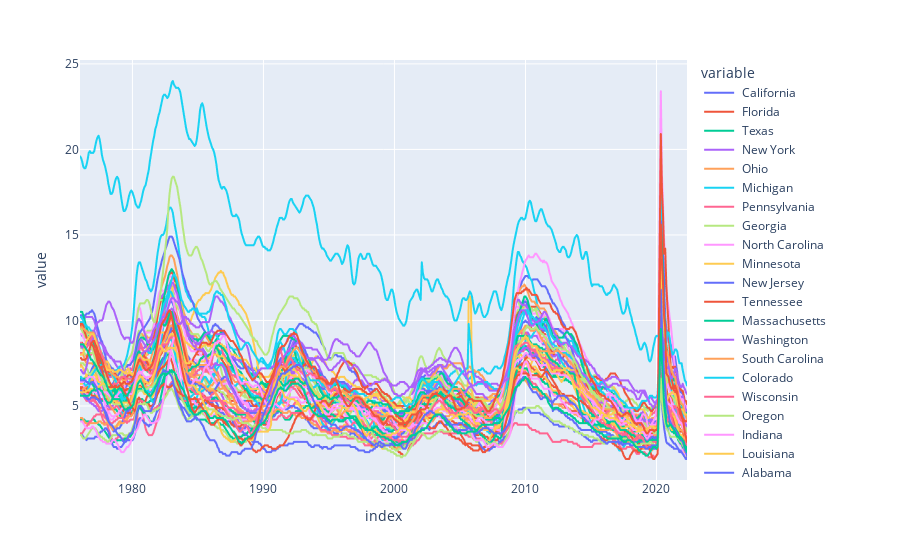

Notebook code for this chart:
### Code cell
#plot States Unemployment Rate
px.line(unemp_states)

### Figure 1 — Plotly figure (JSON) as saved in the notebook; plotly's stock layout.template omitted (floating-point values rounded to 4 significant figures; data arrays with more than 128 entries replaced by an {"elided": "..."} marker saying what was removed)
{"data": [{"hovertemplate": "variable= California<br>index=%{x}<br>value=%{y}<extra></extra>", "legendgroup": " California", "line": {"color": "#636efa", "dash": "solid"}, "marker": {"symbol": "circle"}, "mode": "lines", "name": " California", "showlegend": true, "type": "scattergl", "x": {"elided": "555 str values"}, "xaxis": "x", "y": {"elided": "555 float values"}, "yaxis": "y"}, {"hovertemplate": "variable= Florida<br>index=%{x}<br>value=%{y}<extra></extra>", "legendgroup": " Florida", "line": {"color": "#EF553B", "dash": "solid"}, "marker": {"symbol": "circle"}, "mode": "lines", "name": " Florida", "showlegend": true, "type": "scattergl", "x": {"elided": "555 str values"}, "xaxis": "x", "y": {"elided": "555 float values"}, "yaxis": "y"}, {"hovertemplate": "variable= Texas<br>index=%{x}<br>value=%{y}<extra></extra>", "legendgroup": " Texas", "line": {"color": "#00cc96", "dash": "solid"}, "marker": {"symbol": "circle"}, "mode": "lines", "name": " Texas", "showlegend": true, "type": "scattergl", "x": {"elided": "555 str values"}, "xaxis": "x", "y": {"elided": "555 float values"}, "yaxis": "y"}, {"hovertemplate": "variable= New York<br>index=%{x}<br>value=%{y}<extra></extra>", "legendgroup": " New York", "line": {"color": "#ab63fa", "dash": "solid"}, "marker": {"symbol": "circle"}, "mode": "lines", "name": " New York", "showlegend": true, "type": "scattergl", "x": {"elided": "555 str values"}, "xaxis": "x", "y": {"elided": "555 float values"}, "yaxis": "y"}, {"hovertemplate": "variable= Ohio<br>index=%{x}<br>value=%{y}<extra></extra>", "legendgroup": " Ohio", "line": {"color": "#FFA15A", "dash": "solid"}, "marker": {"symbol": "circle"}, "mode": "lines", "name": " Ohio", "showlegend": true, "type": "scattergl", "x": {"elided": "555 str values"}, "xaxis": "x", "y": {"elided": "555 float values"}, "yaxis": "y"}, {"hovertemplate": "variable= Michigan<br>index=%{x}<br>value=%{y}<extra></extra>", "legendgroup": " Michigan", "line": {"color": "#19d3f3", "dash": "solid"}, "marker": {"symbol": "circle"}, "mode": "lines", "name": " Michigan", "showlegend": true, "type": "scattergl", "x": {"elided": "555 str values"}, "xaxis": "x", "y": {"elided": "555 float values"}, "yaxis": "y"}, {"hovertemplate": "variable= Pennsylvania<br>index=%{x}<br>value=%{y}<extra></extra>", "legendgroup": " Pennsylvania", "line": {"color": "#FF6692", "dash": "solid"}, "marker": {"symbol": "circle"}, "mode": "lines", "name": " Pennsylvania", "showlegend": true, "type": "scattergl", "x": {"elided": "555 str values"}, "xaxis": "x", "y": {"elided": "555 float values"}, "yaxis": "y"}, {"hovertemplate": "variable= Georgia<br>index=%{x}<br>value=%{y}<extra></extra>", "legendgroup": " Georgia", "line": {"color": "#B6E880", "dash": "solid"}, "marker": {"symbol": "circle"}, "mode": "lines", "name": " Georgia", "showlegend": true, "type": "scattergl", "x": {"elided": "555 str values"}, "xaxis": "x", "y": {"elided": "555 float values"}, "yaxis": "y"}, {"hovertemplate": "variable= North Carolina<br>index=%{x}<br>value=%{y}<extra></extra>", "legendgroup": " North Carolina", "line": {"color": "#FF97FF", "dash": "solid"}, "marker": {"symbol": "circle"}, "mode": "lines", "name": " North Carolina", "showlegend": true, "type": "scattergl", "x": {"elided": "555 str values"}, "xaxis": "x", "y": {"elided": "555 float values"}, "yaxis": "y"}, {"hovertemplate": "variable= Minnesota<br>index=%{x}<br>value=%{y}<extra></extra>", "legendgroup": " Minnesota", "line": {"color": "#FECB52", "dash": "solid"}, "marker": {"symbol": "circle"}, "mode": "lines", "name": " Minnesota", "showlegend": true, "type": "scattergl", "x": {"elided": "555 str values"}, "xaxis": "x", "y": {"elided": "555 float values"}, "yaxis": "y"}, {"hovertemplate": "variable= New Jersey<br>index=%{x}<br>value=%{y}<extra></extra>", "legendgroup": " New Jersey", "line": {"color": "#636efa", "dash": "solid"}, "marker": {"symbol": "circle"}, "mode": "lines", "name": " New Jersey", "showlegend": true, "type": "scattergl", "x": {"elided": "555 str values"}, "xaxis": "x", "y": {"elided": "555 float values"}, "yaxis": "y"}, {"hovertemplate": "variable= Tennessee<br>index=%{x}<br>value=%{y}<extra></extra>", "legendgroup": " Tennessee", "line": {"color": "#EF553B", "dash": "solid"}, "marker": {"symbol": "circle"}, "mode": "lines", "name": " Tennessee", "showlegend": true, "type": "scattergl", "x": {"elided": "555 str values"}, "xaxis": "x", "y": {"elided": "555 float values"}, "yaxis": "y"}, {"hovertemplate": "variable= Massachusetts<br>index=%{x}<br>value=%{y}<extra></extra>", "legendgroup": " Massachusetts", "line": {"color": "#00cc96", "dash": "solid"}, "marker": {"symbol": "circle"}, "mode": "lines", "name": " Massachusetts", "showlegend": true, "type": "scattergl", "x": {"elided": "555 str values"}, "xaxis": "x", "y": {"elided": "555 float values"}, "yaxis": "y"}, {"hovertemplate": "variable= Washington<br>index=%{x}<br>value=%{y}<extra></extra>", "legendgroup": " Washington", "line": {"color": "#ab63fa", "dash": "solid"}, "marker": {"symbol": "circle"}, "mode": "lines", "name": " Washington", "showlegend": true, "type": "scattergl", "x": {"elided": "555 str values"}, "xaxis": "x", "y": {"elided": "555 float values"}, "yaxis": "y"}, {"hovertemplate": "variable= South Carolina<br>index=%{x}<br>value=%{y}<extra></extra>", "legendgroup": " South Carolina", "line": {"color": "#FFA15A", "dash": "solid"}, "marker": {"symbol": "circle"}, "mode": "lines", "name": " South Carolina", "showlegend": true, "type": "scattergl", "x": {"elided": "555 str values"}, "xaxis": "x", "y": {"elided": "555 float values"}, "yaxis": "y"}, {"hovertemplate": "variable= Colorado<br>index=%{x}<br>value=%{y}<extra></extra>", "legendgroup": " Colorado", "line": {"color": "#19d3f3", "dash": "solid"}, "marker": {"symbol": "circle"}, "mode": "lines", "name": " Colorado", "showlegend": true, "type": "scattergl", "x": {"elided": "555 str values"}, "xaxis": "x", "y": {"elided": "555 float values"}, "yaxis": "y"}, {"hovertemplate": "variable= Wisconsin<br>index=%{x}<br>value=%{y}<extra></extra>", "legendgroup": " Wisconsin", "line": {"color": "#FF6692", "dash": "solid"}, "marker": {"symbol": "circle"}, "mode": "lines", "name": " Wisconsin", "showlegend": true, "type": "scattergl", "x": {"elided": "555 str values"}, "xaxis": "x", "y": {"elided": "555 float values"}, "yaxis": "y"}, {"hovertemplate": "variable= Oregon<br>index=%{x}<br>value=%{y}<extra></extra>", "legendgroup": " Oregon", "line": {"color": "#B6E880", "dash": "solid"}, "marker": {"symbol": "circle"}, "mode": "lines", "name": " Oregon", "showlegend": true, "type": "scattergl", "x": {"elided": "555 str values"}, "xaxis": "x", "y": {"elided": "555 float values"}, "yaxis": "y"}, {"hovertemplate": "variable= Indiana<br>index=%{x}<br>value=%{y}<extra></extra>", "legendgroup": " Indiana", "line": {"color": "#FF97FF", "dash": "solid"}, "marker": {"symbol": "circle"}, "mode": "lines", "name": " Indiana", "showlegend": true, "type": "scattergl", "x": {"elided": "555 str values"}, "xaxis": "x", "y": {"elided": "555 float values"}, "yaxis": "y"}, {"hovertemplate": "variable= Louisiana<br>index=%{x}<br>value=%{y}<extra></extra>", "legendgroup": " Louisiana", "line": {"color": "#FECB52", "dash": "solid"}, "marker": {"symbol": "circle"}, "mode": "lines", "name": " Louisiana", "showlegend": true, "type": "scattergl", "x": {"elided": "555 str values"}, "xaxis": "x", "y": {"elided": "555 float values"}, "yaxis": "y"}, {"hovertemplate": "variable= Alabama<br>index=%{x}<br>value=%{y}<extra></extra>", "legendgroup": " Alabama", "line": {"color": "#636efa", "dash": "solid"}, "marker": {"symbol": "circle"}, "mode": "lines", "name": " Alabama", "showlegend": true, "type": "scattergl", "x": {"elided": "555 str values"}, "xaxis": "x", "y": {"elided": "555 float values"}, "yaxis": "y"}, {"hovertemplate": "variable= Virginia<br>index=%{x}<br>value=%{y}<extra></extra>", "legendgroup": " Virginia", "line": {"color": "#EF553B", "dash": "solid"}, "marker": {"symbol": "circle"}, "mode": "lines", "name": " Virginia", "showlegend": true, "type": "scattergl", "x": {"elided": "555 str values"}, "xaxis": "x", "y": {"elided": "555 float values"}, "yaxis": "y"}, {"hovertemplate": "variable= Illinois<br>index=%{x}<br>value=%{y}<extra></extra>", "legendgroup": " Illinois", "line": {"color": "#00cc96", "dash": "solid"}, "marker": {"symbol": "circle"}, "mode": "lines", "name": " Illinois", "showlegend": true, "type": "scattergl", "x": {"elided": "555 str values"}, "xaxis": "x", "y": {"elided": "555 float values"}, "yaxis": "y"}, {"hovertemplate": "variable= Kentucky<br>index=%{x}<br>value=%{y}<extra></extra>", "legendgroup": " Kentucky", "line": {"color": "#ab63fa", "dash": "solid"}, "marker": {"symbol": "circle"}, "mode": "lines", "name": " Kentucky", "showlegend": true, "type": "scattergl", "x": {"elided": "555 str values"}, "xaxis": "x", "y": {"elided": "555 float values"}, "yaxis": "y"}, {"hovertemplate": "variable= Missouri<br>index=%{x}<br>value=%{y}<extra></extra>", "legendgroup": " Missouri", "line": {"color": "#FFA15A", "dash": "solid"}, "marker": {"symbol": "circle"}, "mode": "lines", "name": " Missouri", "showlegend": true, "type": "scattergl", "x": {"elided": "555 str values"}, "xaxis": "x", "y": {"elided": "555 float values"}, "yaxis": "y"}, {"hovertemplate": "variable= Arizona<br>index=%{x}<br>value=%{y}<extra></extra>", "legendgroup": " Arizona", "line": {"color": "#19d3f3", "dash": "solid"}, "marker": {"symbol": "circle"}, "mode": "lines", "name": " Arizona", "showlegend": true, "type": "scattergl", "x": {"elided": "555 str values"}, "xaxis": "x", "y": {"elided": "555 float values"}, "yaxis": "y"}, {"hovertemplate": "variable= Oklahoma<br>index=%{x}<br>value=%{y}<extra></extra>", "legendgroup": " Oklahoma", "line": {"color": "#FF6692", "dash": "solid"}, "marker": {"symbol": "circle"}, "mode": "lines", "name": " Oklahoma", "showlegend": true, "type": "scattergl", "x": {"elided": "555 str values"}, "xaxis": "x", "y": {"elided": "555 float values"}, "yaxis": "y"}, {"hovertemplate": "variable= West Virginia<br>index=%{x}<br>value=%{y}<extra></extra>", "legendgroup": " West Virginia", "line": {"color": "#B6E880", "dash": "solid"}, "marker": {"symbol": "circle"}, "mode": "lines", "name": " West Virginia", "showlegend": true, "type": "scattergl", "x": {"elided": "555 str values"}, "xaxis": "x", "y": {"elided": "555 float values"}, "yaxis": "y"}, {"hovertemplate": "variable= Nevada<br>index=%{x}<br>value=%{y}<extra></extra>", "legendgroup": " Nevada", "line": {"color": "#FF97FF", "dash": "solid"}, "marker": {"symbol": "circle"}, "mode": "lines", "name": " Nevada", "showlegend": true, "type": "scattergl", "x": {"elided": "555 str values"}, "xaxis": "x", "y": {"elided": "555 float values"}, "yaxis": "y"}, {"hovertemplate": "variable= Arkansas<br>index=%{x}<br>value=%{y}<extra></extra>", "legendgroup": " Arkansas", "line": {"color": "#FECB52", "dash": "solid"}, "marker": {"symbol": "circle"}, "mode": "lines", "name": " Arkansas", "showlegend": true, "type": "scattergl", "x": {"elided": "555 str values"}, "xaxis": "x", "y": {"elided": "555 float values"}, "yaxis": "y"}, {"hovertemplate": "variable= Utah<br>index=%{x}<br>value=%{y}<extra></extra>", "legendgroup": " Utah", "line": {"color": "#636efa", "dash": "solid"}, "marker": {"symbol": "circle"}, "mode": "lines", "name": " Utah", "showlegend": true, "type": "scattergl", "x": {"elided": "555 str values"}, "xaxis": "x", "y": {"elided": "555 float values"}, "yaxis": "y"}, {"hovertemplate": "variable= New Mexico<br>index=%{x}<br>value=%{y}<extra></extra>", "legendgroup": " New Mexico", "line": {"color": "#EF553B", "dash": "solid"}, "marker": {"symbol": "circle"}, "mode": "lines", "name": " New Mexico", "showlegend": true, "type": "scattergl", "x": {"elided": "555 str values"}, "xaxis": "x", "y": {"elided": "555 float values"}, "yaxis": "y"}, {"hovertemplate": "variable= Kansas<br>index=%{x}<br>value=%{y}<extra></extra>", "legendgroup": " Kansas", "line": {"color": "#00cc96", "dash": "solid"}, "marker": {"symbol": "circle"}, "mode": "lines", "name": " Kansas", "showlegend": true, "type": "scattergl", "x": {"elided": "555 str values"}, "xaxis": "x", "y": {"elided": "555 float values"}, "yaxis": "y"}, {"hovertemplate": "variable= Alaska<br>index=%{x}<br>value=%{y}<extra></extra>", "legendgroup": " Alaska", "line": {"color": "#ab63fa", "dash": "solid"}, "marker": {"symbol": "circle"}, "mode": "lines", "name": " Alaska", "showlegend": true, "type": "scattergl", "x": {"elided": "555 str values"}, "xaxis": "x", "y": {"elided": "555 float values"}, "yaxis": "y"}, {"hovertemplate": "variable= Iowa<br>index=%{x}<br>value=%{y}<extra></extra>", "legendgroup": " Iowa", "line": {"color": "#FFA15A", "dash": "solid"}, "marker": {"symbol": "circle"}, "mode": "lines", "name": " Iowa", "showlegend": true, "type": "scattergl", "x": {"elided": "555 str values"}, "xaxis": "x", "y": {"elided": "555 float values"}, "yaxis": "y"}, {"hovertemplate": "variable= Mississippi<br>index=%{x}<br>value=%{y}<extra></extra>", "legendgroup": " Mississippi", "line": {"color": "#19d3f3", "dash": "solid"}, "marker": {"symbol": "circle"}, "mode": "lines", "name": " Mississippi", "showlegend": true, "type": "scattergl", "x": {"elided": "555 str values"}, "xaxis": "x", "y": {"elided": "555 float values"}, "yaxis": "y"}, {"hovertemplate": "variable= North Dakota<br>index=%{x}<br>value=%{y}<extra></extra>", "legendgroup": " North Dakota", "line": {"color": "#FF6692", "dash": "solid"}, "marker": {"symbol": "circle"}, "mode": "lines", "name": " North Dakota", "showlegend": true, "type": "scattergl", "x": {"elided": "555 str values"}, "xaxis": "x", "y": {"elided": "555 float values"}, "yaxis": "y"}, {"hovertemplate": "variable= Connecticut<br>index=%{x}<br>value=%{y}<extra></extra>", "legendgroup": " Connecticut", "line": {"color": "#B6E880", "dash": "solid"}, "marker": {"symbol": "circle"}, "mode": "lines", "name": " Connecticut", "showlegend": true, "type": "scattergl", "x": {"elided": "555 str values"}, "xaxis": "x", "y": {"elided": "555 float values"}, "yaxis": "y"}, {"hovertemplate": "variable= Maryland<br>index=%{x}<br>value=%{y}<extra></extra>", "legendgroup": " Maryland", "line": {"color": "#FF97FF", "dash": "solid"}, "marker": {"symbol": "circle"}, "mode": "lines", "name": " Maryland", "showlegend": true, "type": "scattergl", "x": {"elided": "555 str values"}, "xaxis": "x", "y": {"elided": "555 float values"}, "yaxis": "y"}, {"hovertemplate": "variable= Montana<br>index=%{x}<br>value=%{y}<extra></extra>", "legendgroup": " Montana", "line": {"color": "#FECB52", "dash": "solid"}, "marker": {"symbol": "circle"}, "mode": "lines", "name": " Montana", "showlegend": true, "type": "scattergl", "x": {"elided": "555 str values"}, "xaxis": "x", "y": {"elided": "555 float values"}, "yaxis": "y"}, {"hovertemplate": "variable= Nebraska<br>index=%{x}<br>value=%{y}<extra></extra>", "legendgroup": " Nebraska", "line": {"color": "#636efa", "dash": "solid"}, "marker": {"symbol": "circle"}, "mode": "lines", "name": " Nebraska", "showlegend": true, "type": "scattergl", "x": {"elided": "555 str values"}, "xaxis": "x", "y": {"elided": "555 float values"}, "yaxis": "y"}, {"hovertemplate": "variable= Hawaii<br>index=%{x}<br>value=%{y}<extra></extra>", "legendgroup": " Hawaii", "line": {"color": "#EF553B", "dash": "solid"}, "marker": {"symbol": "circle"}, "mode": "lines", "name": " Hawaii", "showlegend": true, "type": "scattergl", "x": {"elided": "555 str values"}, "xaxis": "x", "y": {"elided": "555 float values"}, "yaxis": "y"}, {"hovertemplate": "variable= Idaho<br>index=%{x}<br>value=%{y}<extra></extra>", "legendgroup": " Idaho", "line": {"color": "#00cc96", "dash": "solid"}, "marker": {"symbol": "circle"}, "mode": "lines", "name": " Idaho", "showlegend": true, "type": "scattergl", "x": {"elided": "555 str values"}, "xaxis": "x", "y": {"elided": "555 float values"}, "yaxis": "y"}, {"hovertemplate": "variable= the District of Columbia<br>index=%{x}<br>value=%{y}<extra></extra>", "legendgroup": " the District of Columbia", "line": {"color": "#ab63fa", "dash": "solid"}, "marker": {"symbol": "circle"}, "mode": "lines", "name": " the District of Columbia", "showlegend": true, "type": "scattergl", "x": {"elided": "555 str values"}, "xaxis": "x", "y": {"elided": "555 float values"}, "yaxis": "y"}, {"hovertemplate": "variable= Northeast Census Region<br>index=%{x}<br>value=%{y}<extra></extra>", "legendgroup": " Northeast Census Region", "line": {"color": "#FFA15A", "dash": "solid"}, "marker": {"symbol": "circle"}, "mode": "lines", "name": " Northeast Census Region", "showlegend": true, "type": "scattergl", "x": {"elided": "555 str values"}, "xaxis": "x", "y": {"elided": "555 float values"}, "yaxis": "y"}, {"hovertemplate": "variable= Puerto Rico<br>index=%{x}<br>value=%{y}<extra></extra>", "legendgroup": " Puerto Rico", "line": {"color": "#19d3f3", "dash": "solid"}, "marker": {"symbol": "circle"}, "mode": "lines", "name": " Puerto Rico", "showlegend": true, "type": "scattergl", "x": {"elided": "555 str values"}, "xaxis": "x", "y": {"elided": "555 float values"}, "yaxis": "y"}, {"hovertemplate": "variable= Maine<br>index=%{x}<br>value=%{y}<extra></extra>", "legendgroup": " Maine", "line": {"color": "#FF6692", "dash": "solid"}, "marker": {"symbol": "circle"}, "mode": "lines", "name": " Maine", "showlegend": true, "type": "scattergl", "x": {"elided": "555 str values"}, "xaxis": "x", "y": {"elided": "555 float values"}, "yaxis": "y"}, {"hovertemplate": "variable= South Dakota<br>index=%{x}<br>value=%{y}<extra></extra>", "legendgroup": " South Dakota", "line": {"color": "#B6E880", "dash": "solid"}, "marker": {"symbol": "circle"}, "mode": "lines", "name": " South Dakota", "showlegend": true, "type": "scattergl", "x": {"elided": "555 str values"}, "xaxis": "x", "y": {"elided": "555 float values"}, "yaxis": "y"}, {"hovertemplate": "variable= Wyoming<br>index=%{x}<br>value=%{y}<extra></extra>", "legendgroup": " Wyoming", "line": {"color": "#FF97FF", "dash": "solid"}, "marker": {"symbol": "circle"}, "mode": "lines", "name": " Wyoming", "showlegend": true, "type": "scattergl", "x": {"elided": "555 str values"}, "xaxis": "x", "y": {"elided": "555 float values"}, "yaxis": "y"}, {"hovertemplate": "variable= Delaware<br>index=%{x}<br>value=%{y}<extra></extra>", "legendgroup": " Delaware", "line": {"color": "#FECB52", "dash": "solid"}, "marker": {"symbol": "circle"}, "mode": "lines", "name": " Delaware", "showlegend": true, "type": "scattergl", "x": {"elided": "555 str values"}, "xaxis": "x", "y": {"elided": "555 float values"}, "yaxis": "y"}, {"hovertemplate": "variable= New Hampshire<br>index=%{x}<br>value=%{y}<extra></extra>", "legendgroup": " New Hampshire", "line": {"color": "#636efa", "dash": "solid"}, "marker": {"symbol": "circle"}, "mode": "lines", "name": " New Hampshire", "showlegend": true, "type": "scattergl", "x": {"elided": "555 str values"}, "xaxis": "x", "y": {"elided": "555 float values"}, "yaxis": "y"}, {"hovertemplate": "variable= Rhode Island<br>index=%{x}<br>value=%{y}<extra></extra>", "legendgroup": " Rhode Island", "line": {"color": "#EF553B", "dash": "solid"}, "marker": {"symbol": "circle"}, "mode": "lines", "name": " Rhode Island", "showlegend": true, "type": "scattergl", "x": {"elided": "555 str values"}, "xaxis": "x", "y": {"elided": "555 float values"}, "yaxis": "y"}, {"hovertemplate": "variable= Vermont<br>index=%{x}<br>value=%{y}<extra></extra>", "legendgroup": " Vermont", "line": {"color": "#00cc96", "dash": "solid"}, "marker": {"symbol": "circle"}, "mode": "lines", "name": " Vermont", "showlegend": true, "type": "scattergl", "x": {"elided": "555 str values"}, "xaxis": "x", "y": {"elided": "555 float values"}, "yaxis": "y"}], "layout": {"legend": {"title": {"text": "variable"}, "tracegroupgap": 0}, "margin": {"t": 60}, "xaxis": {"anchor": "y", "domain": [0, 1], "title": {"text": "index"}}, "yaxis": {"anchor": "x", "domain": [0, 1], "title": {"text": "value"}}}}
